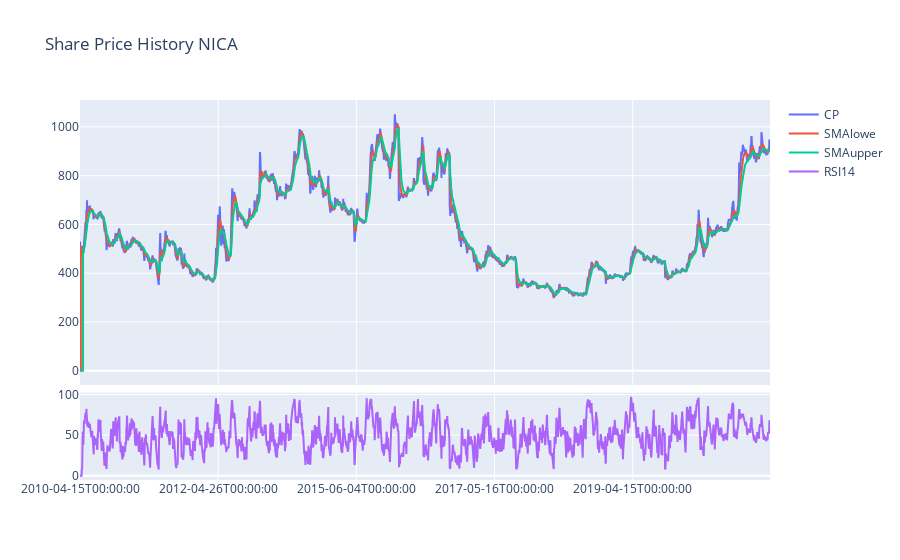

Notebook code for this chart:
### Code cell
#returns a chart wiith CP , EMA , RSI

def plot1(data,company):
#     company = 'ADBL'
    df1 = data[data.Company == company]
    df1 = df1.sort_values(by='Date')

    df1['EMA12'] = df1.groupby('Company')['ClosePrice'].apply(lambda x: ta.EMA(x,timeperiod = 12))
    df1['EMA26'] = df1.groupby('Company')['ClosePrice'].apply(lambda x: ta.EMA(x,timeperiod = 26))
    df1['RSI14'] = df1.groupby('Company')['ClosePrice'].apply(lambda x: ta.RSI(x,timeperiod = 14))
    df1['EMA20'] = df1.groupby('Company')['ClosePrice'].apply(lambda x: ta.EMA(x,timeperiod = 20))
    df1.fillna(0,inplace=True)
    
    tr1 = go.Scatter(x=df1['Date'], y=df1['ClosePrice'],mode='lines',name='CP')
    tr2 = go.Scatter(x=df1['Date'], y=df1['EMA12'],mode='lines',name='SMAlowe')
    tr3 = go.Scatter(x=df1['Date'], y=df1['EMA26'],mode='lines',name='SMAupper')
    tr4 = go.Scatter(x=df1['Date'], y=df1['RSI14'],mode='lines',name='RSI14')

    tr1['yaxis'] = 'y2'
    tr2['yaxis'] = 'y2'
    tr3['yaxis'] = 'y2'


    # fig = go.Figure(data)


    datas = [tr1,tr2,tr3,tr4]

    
    layout = {
      "yaxis": {"domain": [0, 0.23]}, 
      "yaxis2": {"domain": [0.25, 1]},
       "xaxis" : dict(
            type="category", 
            categoryorder='category ascending',
            tickmode = 'auto',nticks = 5)
    }

    fig1 = go.Figure(data = datas,layout=layout)
    fig1.update_layout(title='Share Price History {}'.format(df1['Company'].unique()[0]))
    fig1.show()
    
    return True
    
df1 = plot1(data,'NICA')


# plot1(data,'GBBL')

### Figure 1 — Plotly figure (JSON) as saved in the notebook; plotly's stock layout.template omitted (floating-point values rounded to 4 significant figures; data arrays with more than 128 entries replaced by an {"elided": "..."} marker saying what was removed)
{"data": [{"mode": "lines", "name": "CP", "type": "scatter", "x": {"elided": "4358 str values"}, "y": {"elided": "4358 float values"}, "yaxis": "y2"}, {"mode": "lines", "name": "SMAlowe", "type": "scatter", "x": {"elided": "4358 str values"}, "y": {"elided": "4358 float values"}, "yaxis": "y2"}, {"mode": "lines", "name": "SMAupper", "type": "scatter", "x": {"elided": "4358 str values"}, "y": {"elided": "4358 float values"}, "yaxis": "y2"}, {"mode": "lines", "name": "RSI14", "type": "scatter", "x": {"elided": "4358 str values"}, "y": {"elided": "4358 float values"}}], "layout": {"title": {"text": "Share Price History NICA"}, "xaxis": {"categoryorder": "category ascending", "nticks": 5, "tickmode": "auto", "type": "category"}, "yaxis": {"domain": [0, 0.23]}, "yaxis2": {"domain": [0.25, 1]}}}
